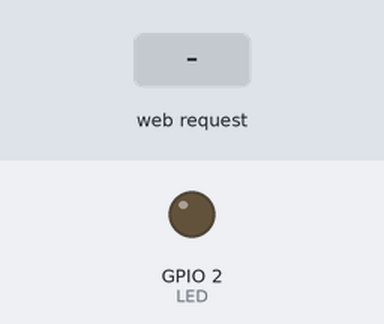
A program run on a simulated ESP32. Shown: output pins drawn as LEDs (lit = HIGH). Dashed ring = blinking. The inputs (shaded band) are chosen by the test bench. WiFi joins after 1.5 s; servers stay silent unless stated; what the program prints to the serial monitor is not drawn.

Above: at 2.7 s.
2.8 s: HTTP request GET /piscar received
At 3.2 s:
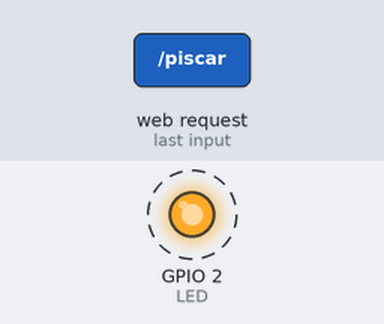
Timing chart, 0 to 13.3 s (numbered marks = the images above; inputs shaded):
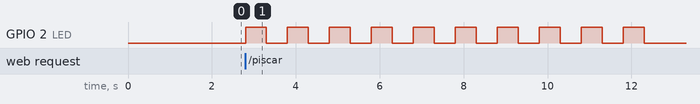

The program:

main.cpp
```cpp
#include <WiFi.h>
#include <WebServer.h>

// Dados da rede Wi-Fi
const char *ssid = "iPhone de Kauan";
const char *password = "kauan2526";

WebServer server(80);

const int LED = 2;
bool ledLigado = false;

// Página HTML
String paginaHTML() {
    String html = R"rawliteral(
    <!DOCTYPE html>
    <html lang="pt-BR">
    <head>
        <meta charset="UTF-8">
        <meta name="viewport" content="width=device-width, initial-scale=1.0">

        <title>ESP32 | Controle de LED</title>

        <style>
            * {
                margin: 0;
                padding: 0;
                box-sizing: border-box;
            }

            body {
                font-family: Arial, Helvetica, sans-serif;
                background: #eef3f9;
                color: #172b45;
                min-height: 100vh;
            }

            header {
                background: #172b45;
                color: white;
                padding: 22px;
                text-align: center;
            }

            header h2 {
                font-size: 25px;
                margin-bottom: 5px;
            }

            header p {
                color: #cbd5e1;
                font-size: 14px;
            }

            main {
                width: 90%;
                max-width: 750px;
                margin: 50px auto;
                padding: 35px 25px;
                background: white;
                border-radius: 18px;
                box-shadow: 0 8px 25px rgba(23, 43, 69, 0.10);
                text-align: center;
            }

            .icone {
                font-size: 65px;
                margin-bottom: 15px;
            }

            h1 {
                font-size: 32px;
                margin-bottom: 12px;
            }

            .descricao {
                color: #64748b;
                margin-bottom: 30px;
                line-height: 1.5;
            }

            .botoes {
                display: flex;
                justify-content: center;
                gap: 15px;
                flex-wrap: wrap;
            }

            .botao {
                display: block;
                flex: 1;
                min-width: 160px;
                padding: 20px 15px;
                color: white;
                text-decoration: none;
                border-radius: 12px;
                font-size: 17px;
                font-weight: bold;
                transition: transform 0.2s, opacity 0.2s;
            }


            .botao:hover {
                transform: translateY(-4px);
                opacity: 0.9;
            }

            .botao span {
                display: block;
                font-size: 30px;
                margin-bottom: 10px;
            }

            .ligar {
                background: #16a34a;
            }

            .desligar {
                background: #dc2626;
            }

            .piscar {
                background: #f59e0b;
            }

            footer {
                margin-top: 35px;
                padding-top: 20px;
                border-top: 1px solid #e2e8f0;
                color: #64748b;
                font-size: 13px;
                line-height: 1.8;
            }

            @media (max-width: 500px) {
                main {
                    margin: 25px auto;
                    padding: 25px 18px;
                }

                h1 {
                    font-size: 26px;
                }

                .botao {
                    flex-basis: 100%;
                }
            }
        </style>
    </head>

    <body>

        <header>
            <h2>ESP32</h2>
            <p>Sistema de controle inteligente</p>
        </header>

        <main>
            <div class="icone">💡</div>

            <h1>Controle de LED</h1>

            <p class="descricao">
                Controle seu LED diretamente pelo navegador.
                Escolha uma das opções abaixo.
            </p>

            <div class="botoes">

                <a class="botao ligar" href="/ligar">
                    <span>☀</span>
                    Ligar LED
                </a>

                <a class="botao desligar" href="/desligar">
                    <span>◯</span>
                    Desligar LED
                </a>

                <a class="botao piscar" href="/piscar">
                    <span>✨</span>
                    Piscar LED
                    <small style="display:block; margin-top:8px; font-weight:normal;">
                        10 vezes
                    </small>
                </a>

            </div>

            <footer>
                <strong>ESP32 — Servidor Web</strong>
                <br>
                Projeto de automação com Wi-Fi.
            </footer>
        </main>

    </body>
    </html>
    )rawliteral";

    return html;
}

void setup() {
    Serial.begin(115200);

    // Configura o LED
    pinMode(LED, OUTPUT);
    digitalWrite(LED, LOW);

    // Conecta ao Wi-Fi
    WiFi.begin(ssid, password);

    Serial.print("Conectando ao Wi-Fi");

    while (WiFi.status() != WL_CONNECTED) {
        delay(500);
        Serial.print(".");
    }

    Serial.println("\nConectado!");
    Serial.print("Acesse no navegador: http://");
    Serial.println(WiFi.localIP());

    // Rota principal
    server.on("/", HTTP_GET, []() {
        server.send(200, "text/html", paginaHTML());
    });

    // Rota para ligar o LED
    server.on("/ligar", HTTP_GET, []() {
        ledLigado = true;
        digitalWrite(LED, HIGH);

        Serial.println("LED ligado!");

        server.sendHeader("Location", "/");
        server.send(303, "text/plain", "");
    });

    // Rota para desligar o LED
    server.on("/desligar", HTTP_GET, []() {
        ledLigado = false;
        digitalWrite(LED, LOW);

        Serial.println("LED desligado!");

        server.sendHeader("Location", "/");
        server.send(303, "text/plain", "");
    });

    server.on("/piscar", HTTP_GET, []() {
        int contador = 0;

        while (contador < 10) {
          digitalWrite(LED, HIGH);
          delay(500);

          digitalWrite(LED, LOW);
          delay(500);

          contador++;
        }


        server.sendHeader("Location", "/");
        server.send(303, "text/plain", "");
    });

    // Inicia o servidor
    server.begin();

    Serial.println("Servidor iniciado!");
}

void loop() {
    server.handleClient();
}
```

Measured:
- after the input at 2.8 s, GPIO 2 (LED): alternates HIGH for 0.50 s and LOW for 0.50 s, starting at once
